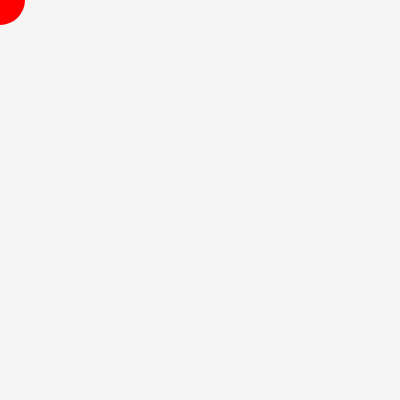
Frame 1 (no input)
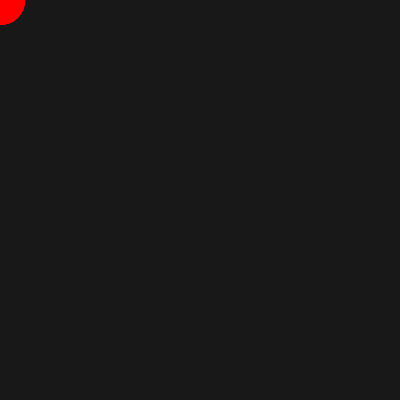
Frame 60 (no input)
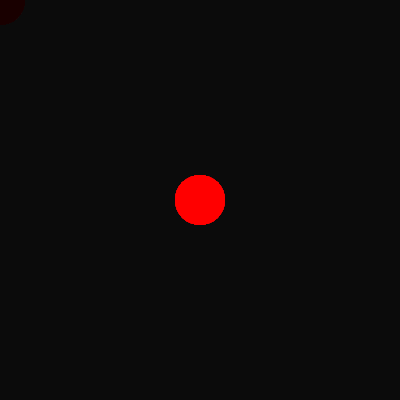
Frame 120 (the mouse pressed at the canvas centre since frame 60)

The p5.js sketch that drew these frames (run headless with seeded random() and noise() and a simulated clock; from frame 60 on, the mouse is pressed at the canvas centre):

// p5.js sketch
// ── sketch.js
// setup function - used for commands that need to run only once
function setup()
{
  // only put code here that you want to happen one time, 
  // at the start of your program

  // create a canvas element on the page
  createCanvas(400,400);
  
  // don't draw any "strokes" on our shapes
  noStroke();
  
  // turn off the mouse cursor
  noCursor();

  // set a red fill
  fill(255,0,0);
}

// draw function - this is our 'game' loop that automatically 
// executes over and over
function draw()
{
  // erase the background
  background(0, 0, 0, 10);
  
  // draw an ellipse where the mouse is
  ellipse(mouseX, mouseY, 50, 50);
}
			
